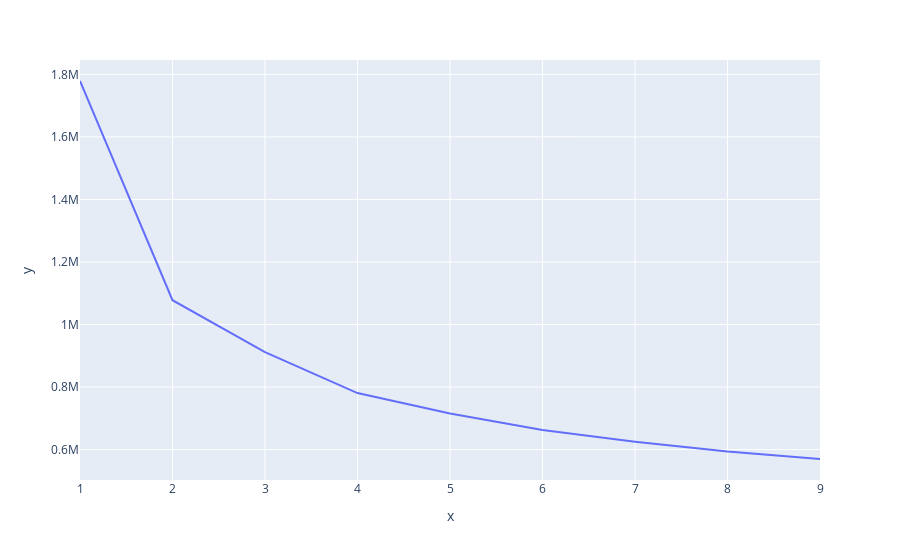

Source (notebook cell):
### Code cell
%%time
within= [] ### Grafico de codo con Kmeans
for k in range(1,10):
    kmeanModel = KMeans(n_clusters=k).fit(nuevosACP)
    within.append(kmeanModel.inertia_)
fig=px.line(x=list(range(1,10)), y=within)
fig.show()

### Figure 1 — Plotly figure (JSON) as saved in the notebook; plotly's stock layout.template omitted (floating-point values rounded to 4 significant figures)
{"data": [{"hovertemplate": "x=%{x}<br>y=%{y}<extra></extra>", "legendgroup": "", "line": {"color": "#636efa", "dash": "solid"}, "mode": "lines", "name": "", "orientation": "v", "showlegend": false, "type": "scatter", "x": [1, 2, 3, 4, 5, 6, 7, 8, 9], "xaxis": "x", "y": [1779000.0, 1078000.0, 911300.0, 780700.0, 715500.0, 662700.0, 625100.0, 593900.0, 569800.0], "yaxis": "y"}], "layout": {"autosize": true, "legend": {"tracegroupgap": 0}, "margin": {"t": 60}, "xaxis": {"anchor": "y", "autorange": true, "domain": [0, 1], "range": [1, 9], "title": {"text": "x"}, "type": "linear"}, "yaxis": {"anchor": "x", "autorange": true, "domain": [0, 1], "range": [502700.0, 1846000.0], "title": {"text": "y"}, "type": "linear"}}}
